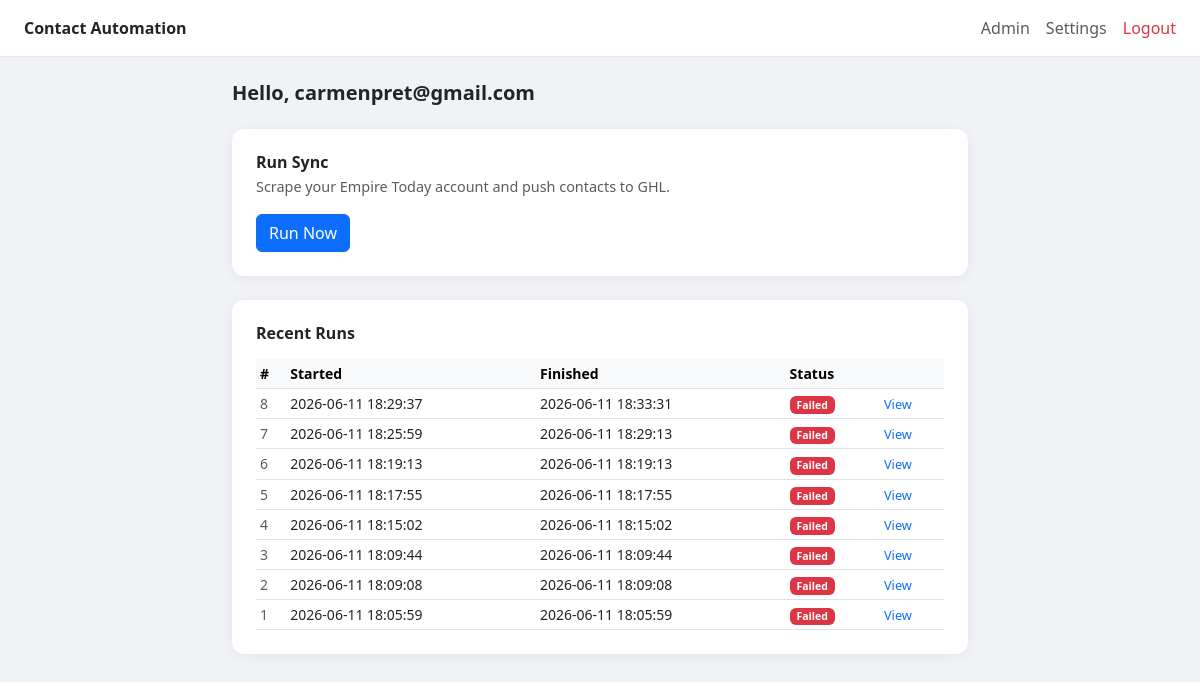
/dashboard (signed in), run on an earlier commit of the app's database.
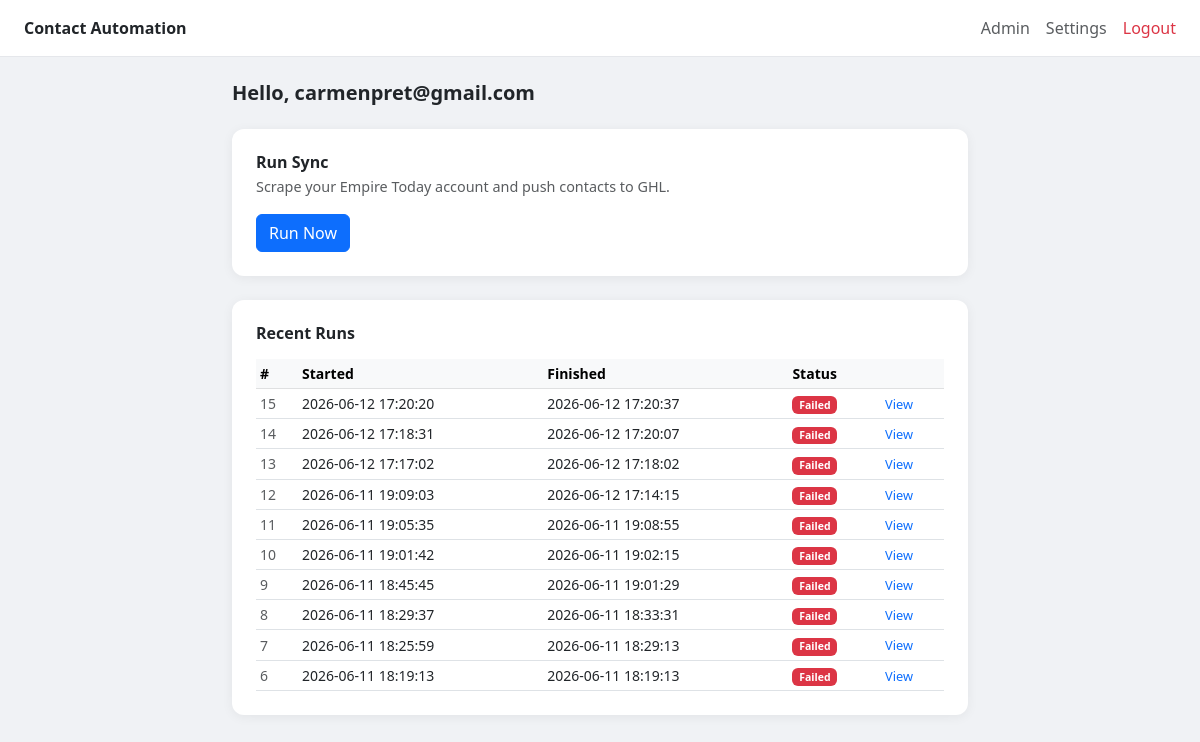
And on a later commit of the database.
### tables this page shows
CREATE TABLE jobs (
            id          INTEGER PRIMARY KEY AUTOINCREMENT,
            user_id     INTEGER NOT NULL,
            status      TEXT DEFAULT 'pending',
            started_at  TIMESTAMP,
            finished_at TIMESTAMP,
            FOREIGN KEY (user_id) REFERENCES users(id)
        );

### main_server.py (the view)
@app.get("/dashboard", response_class=HTMLResponse)
def dashboard(request: Request):
    user = require_user(request)
    if isinstance(user, RedirectResponse):
        return user
    active_job   = get_active_job_for_user(user["id"])
    recent_jobs  = get_recent_jobs_for_user(user["id"], limit=10)
    return templates.TemplateResponse("dashboard.html", {
        "request":    request,
        "user":       dict(user),
        "active_job": dict(active_job) if active_job else None,
        "recent_jobs": [dict(j) for j in recent_jobs],
    })

### templates/dashboard.html (shortened to what this page needs)
<!DOCTYPE html>
<html lang="en">
<head>
  <link href="https://cdn.jsdelivr.net/npm/bootstrap@5.3.0/dist/css/bootstrap.min.css" rel="stylesheet"/>
</head>
<body>
  <nav class="navbar px-4 py-3 mb-4">
    <span class="fw-bold">Contact Automation</span>
    <div class="ms-auto d-flex gap-3 align-items-center">
      {% if user.role == 'admin' %}
      <a href="/admin" class="text-decoration-none text-muted">Admin</a>
      {% endif %}
      <a href="/settings" class="text-decoration-none text-muted">Settings</a>
      <a href="/logout" class="text-decoration-none text-danger">Logout</a>
    </div>
  </nav>
  <div class="container" style="max-width: 760px;">
    <h5 class="fw-bold mb-4">Hello, {{ user.email }}</h5>
    <div class="card p-4 mb-4">
      <h6 class="fw-semibold mb-1">Run Sync</h6>
      <p class="text-muted mb-3" style="font-size:0.9rem;">Scrape your Empire Today account and push contacts to GHL.</p>
      {% if active_job %}
        <div class="alert alert-info py-2 mb-3" style="font-size:0.875rem;">
          A job is already running. <a href="/run/{{ active_job.id }}">View logs</a>
        </div>
        <button class="btn btn-secondary" disabled>Run Now</button>
      {% else %}
        <form method="POST" action="/run">
          <button type="submit" class="btn btn-primary" {% if not user.prpt_username %}disabled{% endif %}>
            Run Now
          </button>
        </form>
      {% endif %}
    </div>
    <div class="card p-4 mb-4">
      <h6 class="fw-semibold mb-3">Recent Runs</h6>
      {% if recent_jobs %}
      <div class="table-responsive">
        <table class="table table-sm table-hover mb-0 align-middle" style="font-size:0.875rem;">
          <thead class="table-light">
            <tr>
              <th>#</th>
              <th>Started</th>
              <th>Finished</th>
              <th>Status</th>
              <th></th>
            </tr>
          </thead>
          <tbody>
            {% for job in recent_jobs %}
            <tr>
              <td class="text-muted">{{ job.id }}</td>
              <td>{{ job.started_at or '—' }}</td>
              <td>{{ job.finished_at or '—' }}</td>
              <td>
                {% if job.status == 'completed' %}
                  <span class="badge bg-success">Completed</span>
                {% elif job.status == 'failed' %}
                  <span class="badge bg-danger">Failed</span>
                {% elif job.status in ('waiting_otp', 'waiting_push') %}
                  <span class="badge bg-warning text-dark">{{ job.status | replace('_', ' ') | title }}</span>
                {% elif job.status == 'running' %}
                  <span class="badge bg-primary">Running</span>
                {% else %}
                  <span class="badge bg-secondary">{{ job.status | title }}</span>
                {% endif %}
              </td>
              <td><a href="/run/{{ job.id }}" class="text-decoration-none" style="font-size:0.8rem;">View</a></td>
            </tr>
            {% endfor %}
          </tbody>
        </table>
      </div>
      {% else %}
        <p class="text-muted mb-0">No runs yet.</p>
      {% endif %}
    </div>
  </div>
</body>
</html>

What changed in the data, as far as the page shows it:
no longer on this page (row unchanged): jobs: id "5", started_at "2026-06-11 18:17:55", finished_at "2026-06-11 18:17:55", status "Failed"
no longer on this page (row unchanged): jobs: id "4", started_at "2026-06-11 18:15:02", finished_at "2026-06-11 18:15:02", status "Failed"
no longer on this page (row unchanged): jobs: id "3", started_at "2026-06-11 18:09:44", finished_at "2026-06-11 18:09:44", status "Failed"
no longer on this page (row unchanged): jobs: id "2", started_at "2026-06-11 18:09:08", finished_at "2026-06-11 18:09:08", status "Failed"
no longer on this page (row unchanged): jobs: id "1", started_at "2026-06-11 18:05:59", finished_at "2026-06-11 18:05:59", status "Failed"
added jobs: id "15", started_at "2026-06-12 17:20:20", finished_at "2026-06-12 17:20:37", status "Failed"
added jobs: id "14", started_at "2026-06-12 17:18:31", finished_at "2026-06-12 17:20:07", status "Failed"
added jobs: id "13", started_at "2026-06-12 17:17:02", finished_at "2026-06-12 17:18:02", status "Failed"
added jobs: id "12", started_at "2026-06-11 19:09:03", finished_at "2026-06-12 17:14:15", status "Failed"
added jobs: id "11", started_at "2026-06-11 19:05:35", finished_at "2026-06-11 19:08:55", status "Failed"
added jobs: id "10", started_at "2026-06-11 19:01:42", finished_at "2026-06-11 19:02:15", status "Failed"
added jobs: id "9", started_at "2026-06-11 18:45:45", finished_at "2026-06-11 19:01:29", status "Failed"
